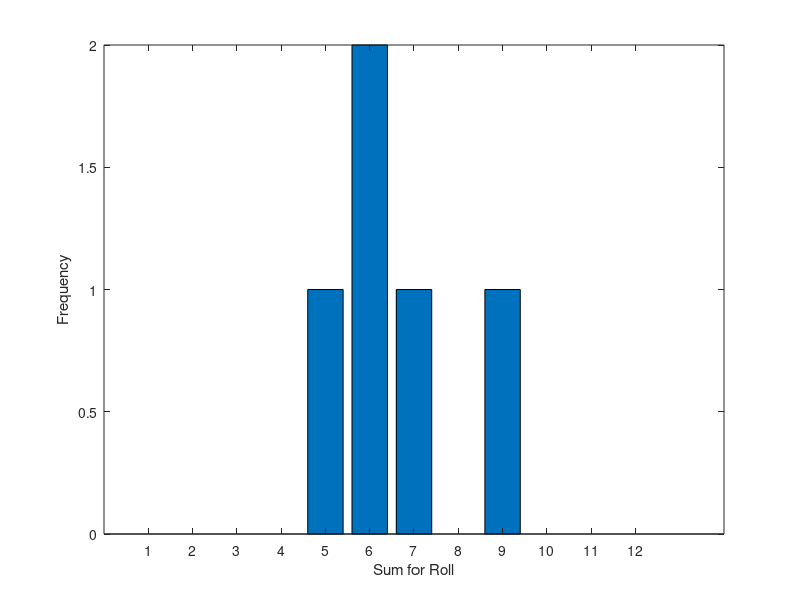

This figure's MATLAB source: (Note: this script raises an error after producing the figure.)
% For any N
clear;
clc;
tic;
prompt1 = "Type in Number of rolls=";
N =(input(prompt1));
myProbs = zeros(1,12);

for i=1:N
  throws1  = randsample(6,1);
  throws2  = randsample(6,1);
  sumProbs = throws1 + throws2;  
  if sumProbs == 2
    myProbs(1,2) = myProbs(1,2) + 1;
  elseif sumProbs == 3
    myProbs(1,3) = myProbs(1,3) + 1;
  elseif sumProbs == 4
    myProbs(1,4) = myProbs(1,4) + 1;
  elseif sumProbs == 5
    myProbs(1,5) = myProbs(1,5) + 1;
  elseif sumProbs == 6
    myProbs(1,6) = myProbs(1,6) + 1;
  elseif sumProbs == 7
    myProbs(1,7) = myProbs(1,7) + 1;
  elseif sumProbs == 8
    myProbs(1,8) = myProbs(1,8) + 1;
  elseif sumProbs == 9
    myProbs(1,9) = myProbs(1,9) + 1;
  elseif sumProbs == 10
    myProbs(1,10) = myProbs(1,10) + 1;
  elseif sumProbs == 11
    myProbs(1,11) = myProbs(1,11) + 1;
  else sumProbs == 12
    myProbs(1,12) = myProbs(1,12) + 1;
  end
end
p = 1/6;
diceProb = N*p*[1 2 3 4 5 6 5 4 3 2 1];
b = 2:1:12;

Number = linspace(1, 12, length(myProbs));
bar(Number, myProbs);
hold on
xlabel(' Sum for Roll ');
ylabel(' Frequency ');
averageTime = toc;
str1 = sprintf('Number of Rolls = %d',N);
str2 = sprintf('Runtime = %d s.',averageTime);
title(str1,str2);
plot(Number(1,b),diceProb,'blo')
hold off
 
